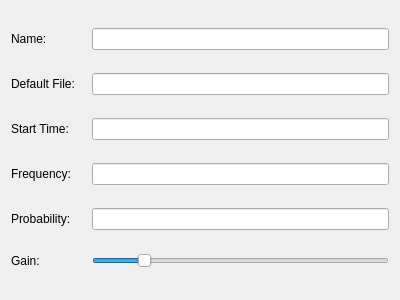
<?xml version="1.0" encoding="UTF-8"?>
<ui version="4.0">
 <class>Form</class>
 <widget class="QWidget" name="Form">
  <property name="geometry">
   <rect>
    <x>0</x>
    <y>0</y>
    <width>400</width>
    <height>300</height>
   </rect>
  </property>
  <property name="sizePolicy">
   <sizepolicy hsizetype="Expanding" vsizetype="Expanding">
    <horstretch>0</horstretch>
    <verstretch>0</verstretch>
   </sizepolicy>
  </property>
  <property name="minimumSize">
   <size>
    <width>0</width>
    <height>0</height>
   </size>
  </property>
  <property name="windowTitle">
   <string>Form</string>
  </property>
  <layout class="QHBoxLayout" name="horizontalLayout">
   <item>
    <layout class="QVBoxLayout" name="verticalLayout">
     <item>
      <layout class="QHBoxLayout" name="horizontalLayout_3">
       <item>
        <widget class="QLabel" name="LabelName">
         <property name="minimumSize">
          <size>
           <width>75</width>
           <height>0</height>
          </size>
         </property>
         <property name="text">
          <string>Name:</string>
         </property>
        </widget>
       </item>
       <item>
        <widget class="QLineEdit" name="EditName"/>
       </item>
      </layout>
     </item>
     <item>
      <layout class="QHBoxLayout" name="horizontalLayout_4">
       <item>
        <widget class="QLabel" name="LabelDefaultFile">
         <property name="minimumSize">
          <size>
           <width>75</width>
           <height>0</height>
          </size>
         </property>
         <property name="text">
          <string>Default File:</string>
         </property>
        </widget>
       </item>
       <item>
        <widget class="QLineEdit" name="EditDefaultFile"/>
       </item>
      </layout>
     </item>
     <item>
      <layout class="QHBoxLayout" name="horizontalLayout_5">
       <item>
        <widget class="QLabel" name="LabelStartTime">
         <property name="minimumSize">
          <size>
           <width>75</width>
           <height>0</height>
          </size>
         </property>
         <property name="text">
          <string>Start Time:</string>
         </property>
        </widget>
       </item>
       <item>
        <widget class="QLineEdit" name="EditStartTime"/>
       </item>
      </layout>
     </item>
     <item>
      <layout class="QHBoxLayout" name="horizontalLayout_6">
       <item>
        <widget class="QLabel" name="LabelFrequency_2">
         <property name="minimumSize">
          <size>
           <width>75</width>
           <height>0</height>
          </size>
         </property>
         <property name="text">
          <string>Frequency:</string>
         </property>
        </widget>
       </item>
       <item>
        <widget class="QLineEdit" name="EditFrequency"/>
       </item>
      </layout>
     </item>
     <item>
      <layout class="QHBoxLayout" name="horizontalLayout_7">
       <item>
        <widget class="QLabel" name="LabelProbability">
         <property name="minimumSize">
          <size>
           <width>75</width>
           <height>0</height>
          </size>
         </property>
         <property name="text">
          <string>Probability:</string>
         </property>
        </widget>
       </item>
       <item>
        <widget class="QLineEdit" name="EditProbability"/>
       </item>
      </layout>
     </item>
     <item>
      <layout class="QHBoxLayout" name="horizontalLayout_8">
       <item>
        <widget class="QLabel" name="LabelGainMultiplier">
         <property name="minimumSize">
          <size>
           <width>75</width>
           <height>0</height>
          </size>
         </property>
         <property name="text">
          <string>Gain:</string>
         </property>
        </widget>
       </item>
       <item>
        <widget class="QSlider" name="EditGainMultiplier">
         <property name="focusPolicy">
          <enum>Qt::StrongFocus</enum>
         </property>
         <property name="minimum">
          <number>-18</number>
         </property>
         <property name="maximum">
          <number>96</number>
         </property>
         <property name="orientation">
          <enum>Qt::Horizontal</enum>
         </property>
        </widget>
       </item>
      </layout>
     </item>
    </layout>
   </item>
  </layout>
 </widget>
 <resources/>
 <connections/>
</ui>
